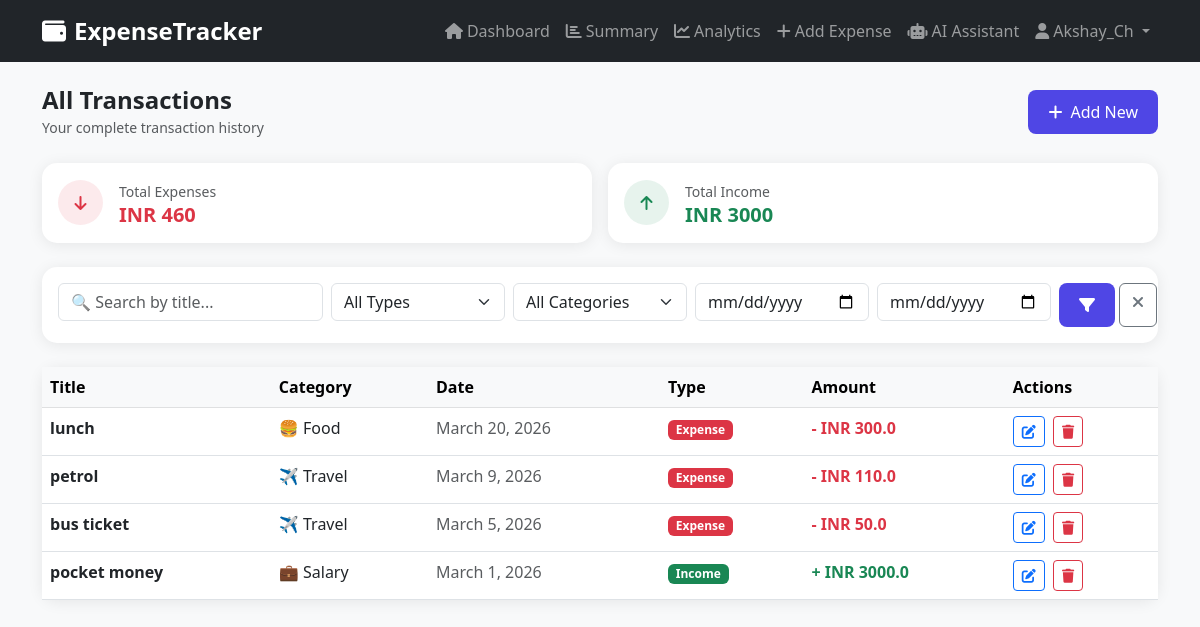
Screenshot of /expenses/ (signed in) with the database file from the repository.
### accounts/models.py (models this page shows, shortened)
class UserProfile(models.Model):
    user = models.OneToOneField(User, on_delete=models.CASCADE)
    profile_picture = models.ImageField(
        upload_to='profile_pics/',
        blank=True,
        null=True
    )
    currency = models.CharField(
        max_length=10,
        default='USD'
    )
    monthly_budget = models.DecimalField(
        max_digits=10,
        decimal_places=2,
        default=0.00
    )
    created_at = models.DateTimeField(auto_now_add=True)

### expenses/models.py (models this page shows, shortened)
class Expense(models.Model):
    STATUS_CHOICES = [
        ('income', 'Income'),
        ('expense', 'Expense'),
    ]
    user = models.ForeignKey(User, on_delete=models.CASCADE)
    category = models.ForeignKey(Category, on_delete=models.SET_NULL, null=True)
    title = models.CharField(max_length=200)
    amount = models.DecimalField(max_digits=10, decimal_places=1)
    type = models.CharField(max_length=10, choices=STATUS_CHOICES, default='expense')
    date = models.DateField()
    note = models.TextField(blank=True)
    created_at = models.DateTimeField(auto_now_add=True)
    updated_at = models.DateTimeField(auto_now=True)
    class Meta:
        ordering = ['-date']

class Category(models.Model):
    name = models.CharField(max_length=100)
    icon = models.CharField(max_length=50, blank=True)  # emoji or icon name
    user = models.ForeignKey(User, on_delete=models.CASCADE)
    created_at = models.DateTimeField(auto_now_add=True)
    class Meta:
        verbose_name_plural = "Categories"
        ordering = ['name']

### expenses/views.py (the view)
# urls.py: path('expenses/', views.expense_list_view, name='expense_list'),
@login_required
def expense_list_view(request):
    expenses = Expense.objects.filter(
        user=request.user
    ).order_by('-date')
    search = request.GET.get('search', '')
    if search:
        expenses = expenses.filter(title__icontains=search)
    filter_type = request.GET.get('type', '')
    if filter_type in ['income', 'expense']:
        expenses = expenses.filter(type=filter_type)
    filter_category = request.GET.get('category', '')
    if filter_category:
        expenses = expenses.filter(category__id=filter_category)
    date_from = request.GET.get('date_from', '')
    date_to = request.GET.get('date_to', '')
    if date_from:
        expenses = expenses.filter(date__gte=date_from)
    if date_to:
        expenses = expenses.filter(date__lte=date_to)
    total_expenses = expenses.filter(
        type='expense'
    ).aggregate(total=Sum('amount'))['total'] or 0
    total_income = expenses.filter(
        type='income'
    ).aggregate(total=Sum('amount'))['total'] or 0
    from django.core.paginator import Paginator
    paginator = Paginator(expenses, 10)  # 10 per page
    page_number = request.GET.get('page')
    page_obj = paginator.get_page(page_number)
    categories = Category.objects.filter(user=request.user)
    try:
        currency = request.user.userprofile.currency
    except:
        currency = 'USD'
    context = {
        'page_obj': page_obj,
        'expenses': page_obj,
        'currency': currency,
        'total_expenses': total_expenses,
        'total_income': total_income,
        'categories': categories,
        'search': search,
        'filter_type': filter_type,
        'filter_category': filter_category,
        'date_from': date_from,
        'date_to': date_to,
    }
    return render(request, 'expenses/expense_list.html', context)

### templates/expenses/expense_list.html (shortened to what this page needs)
{% extends 'base.html' %}
{% block content %}
<div class="d-flex justify-content-between align-items-center mb-4">
    <div>
        <h4 class="fw-bold mb-0">All Transactions</h4>
        <small class="text-muted">Your complete transaction history</small>
    </div>
    <a href="{% url 'add_expense' %}" class="btn btn-primary">
        <i class="fas fa-plus me-2"></i>Add New
    </a>
</div>
<div class="row g-3 mb-4">
    <div class="col-md-6">
        <div class="card p-3">
            <div class="d-flex align-items-center">
                <div class="rounded-circle bg-danger bg-opacity-10
                            d-flex align-items-center justify-content-center me-3"
                     style="width:45px; height:45px;">
                    <i class="fas fa-arrow-down text-danger"></i>
                </div>
                <div>
                    <small class="text-muted">Total Expenses</small>
                    <h5 class="fw-bold mb-0 text-danger">
                        {{ currency }} {{ total_expenses }}
                    </h5>
                </div>
            </div>
        </div>
    </div>
    <div class="col-md-6">
        <div class="card p-3">
            <div class="d-flex align-items-center">
                <div class="rounded-circle bg-success bg-opacity-10
                            d-flex align-items-center justify-content-center me-3"
                     style="width:45px; height:45px;">
                    <i class="fas fa-arrow-up text-success"></i>
                </div>
                <div>
                    <small class="text-muted">Total Income</small>
                    <h5 class="fw-bold mb-0 text-success">
                        {{ currency }} {{ total_income }}
                    </h5>
                </div>
            </div>
        </div>
    </div>
</div>
<div class="card mb-4 p-3">
    <form method="GET">
        <div class="row g-2">
            <div class="col-md-3">
                <input type="text"
                       name="search"
                       class="form-control"
                       placeholder="🔍 Search by title..."
                       value="{{ search }}">
            </div>
            <div class="col-md-2">
                <select name="type" class="form-select">
                    <option value="">All Types</option>
                </select>
            </div>
            <div class="col-md-2">
                <select name="category" class="form-select">
                    <option value="">All Categories</option>
                </select>
            </div>
            <div class="col-md-2">
                <input type="date"
                       name="date_from"
                       class="form-control"
                       value="{{ date_from }}"
                       placeholder="From date">
            </div>
            <div class="col-md-2">
                <input type="date"
                       name="date_to"
                       class="form-control"
                       value="{{ date_to }}"
                       placeholder="To date">
            </div>
            <div class="col-md-1 d-flex gap-1">
                <button type="submit" class="btn btn-primary w-100">
                    <i class="fas fa-filter"></i>
                </button>
                <a href="{% url 'expense_list' %}"
                   class="btn btn-outline-secondary w-100">
                    <i class="fas fa-times"></i>
                </a>
            </div>
        </div>
    </form>
</div>
<div class="card">
    <div class="card-body p-0">
        {% if expenses %}
        <div class="table-responsive">
            <table class="table table-hover mb-0">
                <thead class="table-light">
                    <tr>
                        <th>Title</th>
                        <th>Category</th>
                        <th>Date</th>
                        <th>Type</th>
                        <th>Amount</th>
                        <th>Actions</th>
                    </tr>
                </thead>
                <tbody>
                    {% for expense in expenses %}
                    <tr>
                        <td class="fw-semibold">{{ expense.title }}</td>
                        <td>
                            {% if expense.category %}
                                {{ expense.category.icon }}
                                {{ expense.category.name }}
                            {% else %}
                                <span class="text-muted">—</span>
                            {% endif %}
                        </td>
                        <td class="text-muted">{{ expense.date }}</td>
                        <td>
                            {% if expense.type == 'income' %}
                                <span class="badge bg-success">Income</span>
                            {% else %}
                                <span class="badge bg-danger">Expense</span>
                            {% endif %}
                        </td>
                        <td>
                            <span class="fw-bold
                                {% if expense.type == 'income' %}
                                    text-success
                                {% else %}
                                    text-danger
                                {% endif %}">
                                {% if expense.type == 'income' %}+{% else %}-{% endif %}
                                {{ currency }} {{ expense.amount }}
                            </span>
                        </td>
                        <td>
                            <a href="{% url 'edit_expense' expense.id %}"
                               class="btn btn-sm btn-outline-primary me-1">
                                <i class="fas fa-edit"></i>
                            </a>
                            <a href="{% url 'delete_expense' expense.id %}"
                               class="btn btn-sm btn-outline-danger">
                                <i class="fas fa-trash"></i>
                            </a>
                        </td>
                    </tr>
                    {% endfor %}
                </tbody>
            </table>
        </div>
        {% endif %}
    </div>
</div>
{% endblock %}

### templates/base.html (shortened to what this page needs)
<!DOCTYPE html>
<html lang="en">
<head>
    <link href="https://cdn.jsdelivr.net/npm/bootstrap@5.3.0/dist/css/bootstrap.min.css" rel="stylesheet">
    <link href="https://cdnjs.cloudflare.com/ajax/libs/font-awesome/6.4.0/css/all.min.css" rel="stylesheet">
</head>
<body>
    {% if user.is_authenticated %}
    <nav class="navbar navbar-expand-lg navbar-dark bg-dark">
        <div class="container">
            <a class="navbar-brand" href="#">
                <i class="fas fa-wallet me-2"></i>ExpenseTracker
            </a>
            <div class="collapse navbar-collapse" id="navbarNav">
                <ul class="navbar-nav ms-auto">
                    <li class="nav-item">
                        <a class="nav-link" href="{% url 'dashboard' %}">
                            <i class="fas fa-home me-1"></i>Dashboard
                        </a>
                    </li>
                    <li class="nav-item">
                        <a class="nav-link" href="{% url 'summary' %}">
                            <i class="fas fa-chart-bar me-1"></i>Summary
                        </a>
                    </li>
                    <li class="nav-item">
                        <a class="nav-link" href="{% url 'analytics' %}">
                            <i class="fas fa-chart-line me-1"></i>Analytics
                        </a>
                    </li>
                    <li class="nav-item">
                        <a class="nav-link" href="{% url 'add_expense' %}">
                            <i class="fas fa-plus me-1"></i>Add Expense
                        </a>
                    </li>
                     <li class="nav-item">
                        <a class="nav-link" href="{% url 'ai_assistant' %}">
                            <i class="fas fa-robot me-1"></i>AI Assistant
                        </a>
                    </li>
                    <li class="nav-item dropdown">
                        <a class="nav-link dropdown-toggle" href="#"
                           data-bs-toggle="dropdown">
                            <i class="fas fa-user me-1"></i>{{ user.username }}
                        </a>
                    </li>
                </ul>
            </div>
        </div>
    </nav>
    {% endif %}
    <main class="container my-4">
        {% block content %}{% endblock %}
    </main>
</body>
</html>

### templates/base.html (style rules this page uses)
body { background-color: #f8f9fa; font-family: 'Segoe UI', sans-serif; }
.navbar-brand { font-weight: 700; font-size: 1.5rem; }
.card { border: none; border-radius: 15px; box-shadow: 0 2px 15px rgba(0,0,0,0.08); }
.btn-primary { background: #4f46e5; border: none; border-radius: 8px; padding: 10px 20px; }

### rows the page displays
UserProfile: currency "INR"
Expense: title "lunch", category.icon "🍔", category.name "Food", date "March 20, 2026", type "Expense", amount "300.0"
Expense: title "petrol", category.icon "✈️", category.name "Travel", date "March 9, 2026", type "Expense", amount "110.0"
Expense: title "bus ticket", category.icon "✈️", category.name "Travel", date "March 5, 2026", type "Expense", amount "50.0"
Expense: title "pocket money", category.icon "💼", category.name "Salary", date "March 1, 2026", type "Income", amount "3000.0"

### other values shown
{{ user.username }} "Akshay_Ch"
{{ total_expenses }} "460"
{{ total_income }} "3000"
